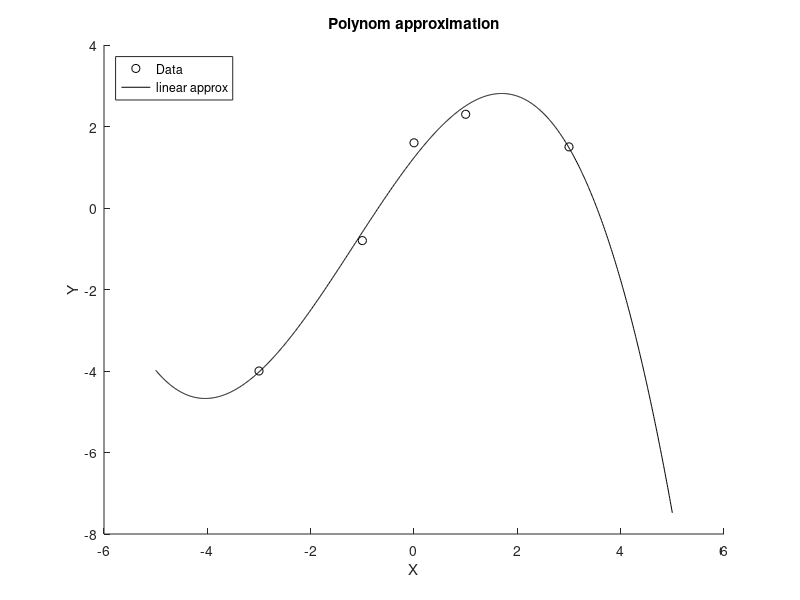

Here is the MATLAB script that generated this plot:
X = [-3 -1 0 1 3];
Y = [-4 -0.8 1.6 2.3 1.5];
xlabel('X');
ylabel('Y');
hold on
plot(X,Y,'ko')
t = -5 : 0.01 : 5;
c2 = polyfit(X,Y,3);
y2 = polyval(c2,t);
plot(t, y2, 'k-')
title('Polynom approximation');
legend('Data','linear approx','location','northwest')